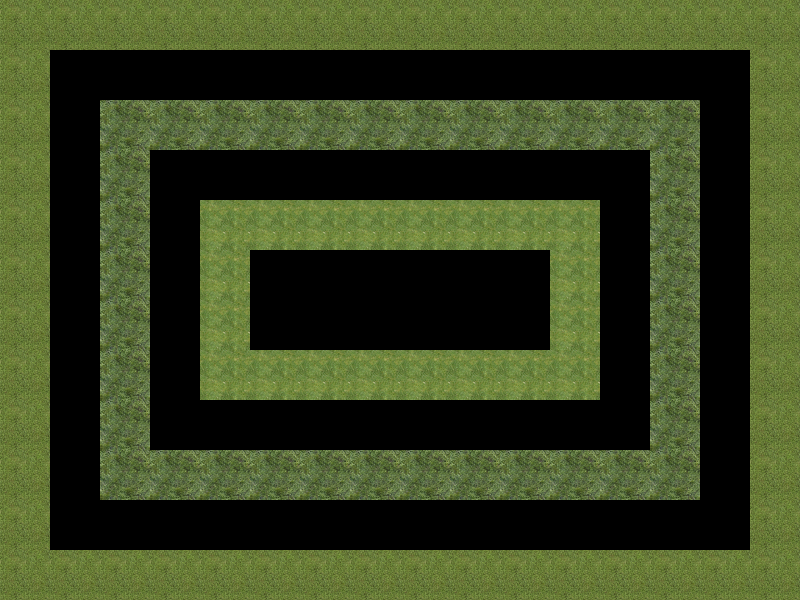

This is a level from a 2D game, rendered from its Tiled map with the project's own tilesets. A one-line summary and the complete map file follow:
An orthogonal 16x12 tile map with 50x50 px tiles, 1 tile layer (Tile Layer 1).

<map version="1.5" tiledversion="1.7.2" orientation="orthogonal" renderorder="right-down" width="16" height="12" tilewidth="50" tileheight="50" infinite="0" nextlayerid="2" nextobjectid="1">
 <tileset firstgid="1" name="courseobj" tilewidth="50" tileheight="50" tilecount="3" columns="3">
  <image source="../image/courseobj.png" width="150" height="50" />
 </tileset>
 <layer id="1" name="Tile Layer 1" width="16" height="12">
  <data encoding="csv">
1,1,1,1,1,1,1,1,1,1,1,1,1,1,1,1,
1,0,0,0,0,0,0,0,0,0,0,0,0,0,0,1,
1,0,2,2,2,2,2,2,2,2,2,2,2,2,0,1,
1,0,2,0,0,0,0,0,0,0,0,0,0,2,0,1,
1,0,2,0,3,3,3,3,3,3,3,3,0,2,0,1,
1,0,2,0,3,0,0,0,0,0,0,3,0,2,0,1,
1,0,2,0,3,0,0,0,0,0,0,3,0,2,0,1,
1,0,2,0,3,3,3,3,3,3,3,3,0,2,0,1,
1,0,2,0,0,0,0,0,0,0,0,0,0,2,0,1,
1,0,2,2,2,2,2,2,2,2,2,2,2,2,0,1,
1,0,0,0,0,0,0,0,0,0,0,0,0,0,0,1,
1,1,1,1,1,1,1,1,1,1,1,1,1,1,1,1
</data>
 </layer>
</map>
